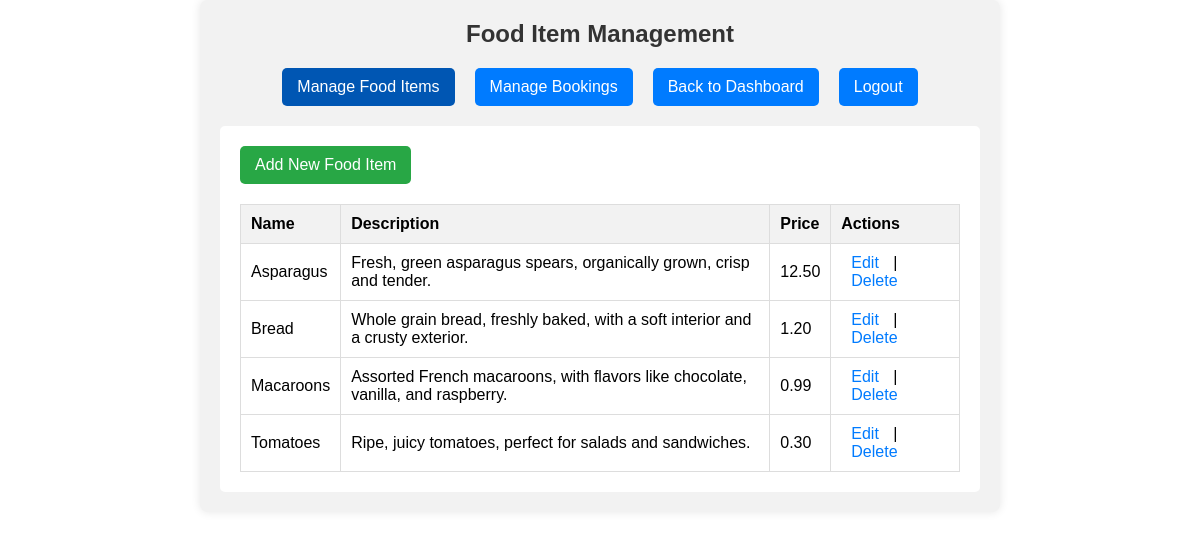
Screenshot of /board/food_item_management.php (signed in) with the database file from the repository.
### tables this page shows
CREATE TABLE `foods` (
  `food_id` int(11) NOT NULL,
  `ret_name` varchar(50) DEFAULT NULL,
  `food_name` varchar(50) DEFAULT NULL,
  `img` varchar(222) DEFAULT NULL,
  `description` text DEFAULT NULL,
  `price` decimal(10,2) DEFAULT NULL,
  `expiry_date` date DEFAULT NULL
);

### board/food_item_management.php (the view, shortened to what this page needs)
<?php
require_once '../database/connect.php';
$retailer_id = $_SESSION['retailer_id'];
$sql = "SELECT * FROM foods WHERE ret_name = (SELECT ret_name FROM retailer WHERE retailer_id = '$retailer_id')";
$result = $conn->query($sql);
?>
<!DOCTYPE html>
<html>
<head>
    <link rel="stylesheet" type="text/css" href="../css/style.css">
</head>
<body>
<div class='dashboard'>
    <h1 class='dashboard-title'>Food Item Management</h1>
    <div class='dashboard-links'>
        <a href='food_item_management.php' class='dashboard-link active'>Manage Food Items</a>
        <a href='booking_management.php' class='dashboard-link'>Manage Bookings</a>
        <a href='dashboard.php' class='dashboard-link'>Back to Dashboard</a>
        <a href='retailer_auth.php?action=logout' class='dashboard-link'>Logout</a>
    </div>
    <div class='content'>
        <a href='add_food_item.php' class='add-new'>Add New Food Item</a>
        <table class='data-table'>
            <tr><th>Name</th><th>Description</th><th>Price</th><th>Actions</th></tr>
            <?php while ($row = $result->fetch_assoc()): ?>
                <tr>
                    <td><?php echo htmlspecialchars($row['food_name']); ?></td>
                    <td><?php echo htmlspecialchars($row['description']); ?></td>
                    <td><?php echo htmlspecialchars($row['price']); ?></td>
                    <td>
                        <a href='edit_food_item.php?id=<?php echo $row['food_id']; ?>' class='edit-link'>Edit</a> |
                        <a href='process_food_item.php?action=delete&id=<?php echo $row['food_id']; ?>' class='delete-link'>Delete</a>
                    </td>
                </tr>
            <?php endwhile; ?>
        </table>
    </div>
</div>
</body>
</html>

### css/style.css (style rules this page uses)
* { box-sizing: border-box; margin:0; padding:0; }
body { list-style: none; list-style-type: none; text-decoration: none; font-family: sans-serif; }
.dashboard { max-width: 800px; margin: 0 auto; padding: 20px; background-color: #f2f2f2; border-radius: 8px; box-shadow: 0 0 10px rgba(0, 0, 0, 0.1); }
.dashboard-title { font-size: 24px; color: #333; text-align: center; margin-bottom: 20px; }
.dashboard-links { display: flex; justify-content: center; margin-bottom: 20px; }
.dashboard-link { margin: 0 10px; padding: 10px 15px; background-color: #007bff; color: white; border-radius: 5px; text-decoration: none; }
.content { background-color: #fff; padding: 20px; border-radius: 5px; margin-top: 20px; }
.add-new { display: inline-block; margin-bottom: 20px; background-color: #28a745; color: white; padding: 10px 15px; border-radius: 5px; text-decoration: none; }
.data-table { width: 100%; border-collapse: collapse; }
.data-table th, .data-table td { padding: 10px; border: 1px solid #ddd; text-align: left; }
.data-table th { background-color: #f2f2f2; }
.edit-link, .delete-link { color: #007bff; text-decoration: none; padding: 5px 10px; }
.dashboard-link.active { background-color: #0056b3; }

### rows the page displays
foods: food_name "Asparagus", description "Fresh, green asparagus spears, organically grown, crisp and tender.", price "12.50"
foods: food_name "Bread", description "Whole grain bread, freshly baked, with a soft interior and a crusty exterior.", price "1.20"
foods: food_name "Macaroons", description "Assorted French macaroons, with flavors like chocolate, vanilla, and raspberry.", price "0.99"
foods: food_name "Tomatoes", description "Ripe, juicy tomatoes, perfect for salads and sandwiches.", price "0.30"
